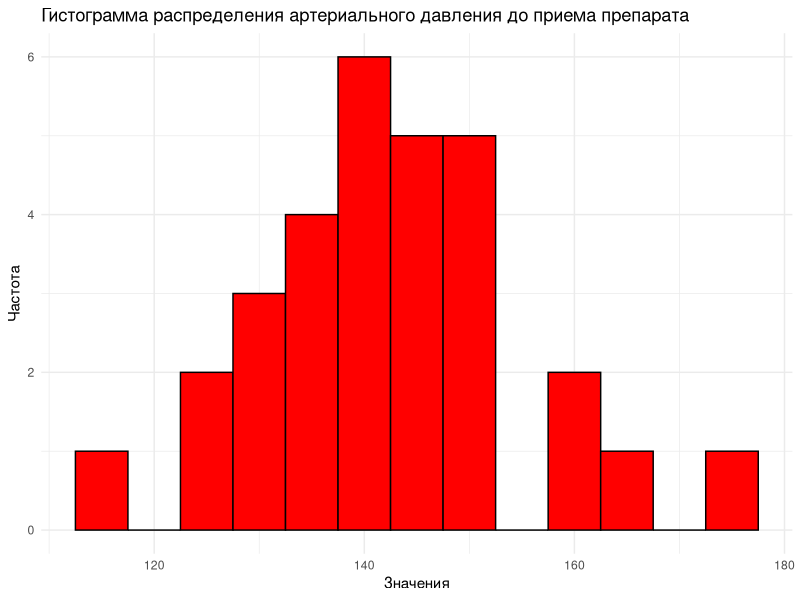
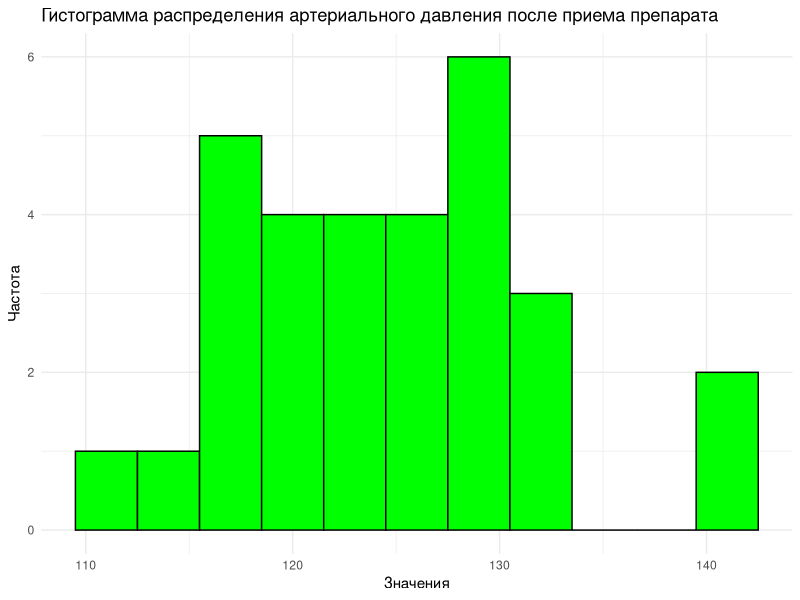
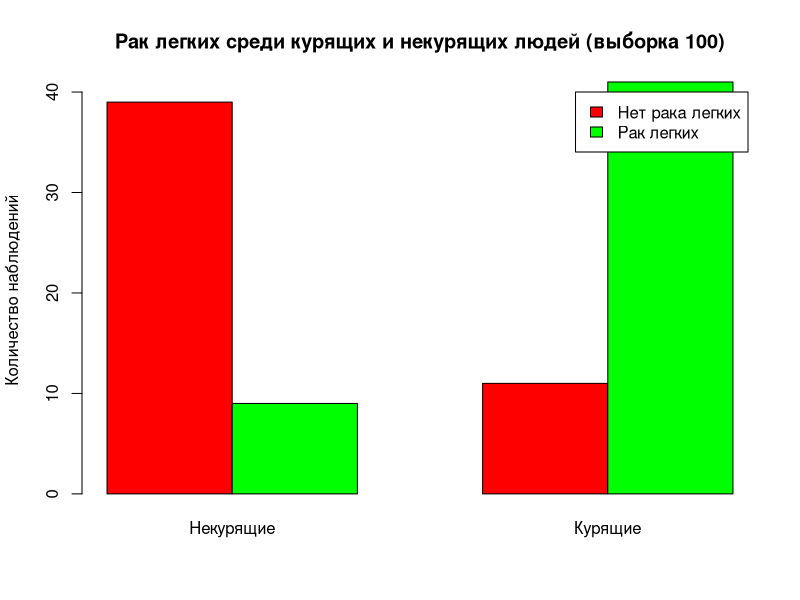
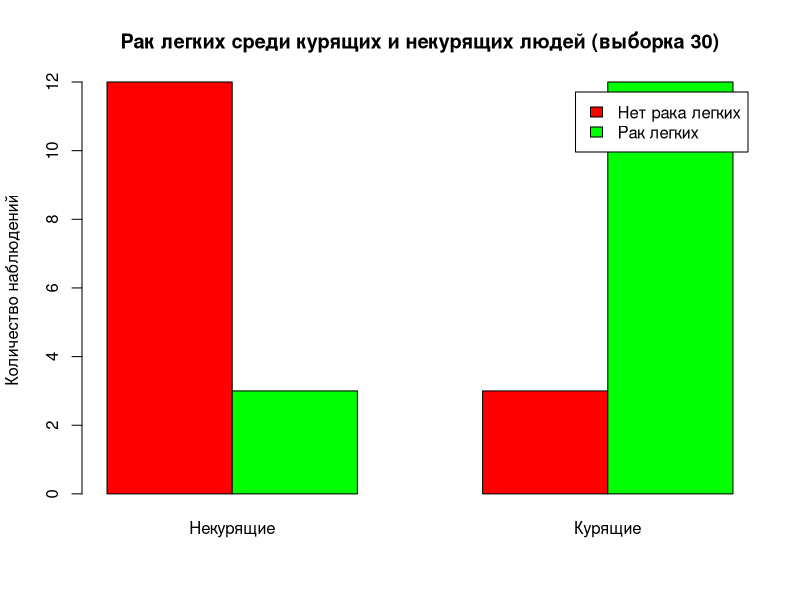
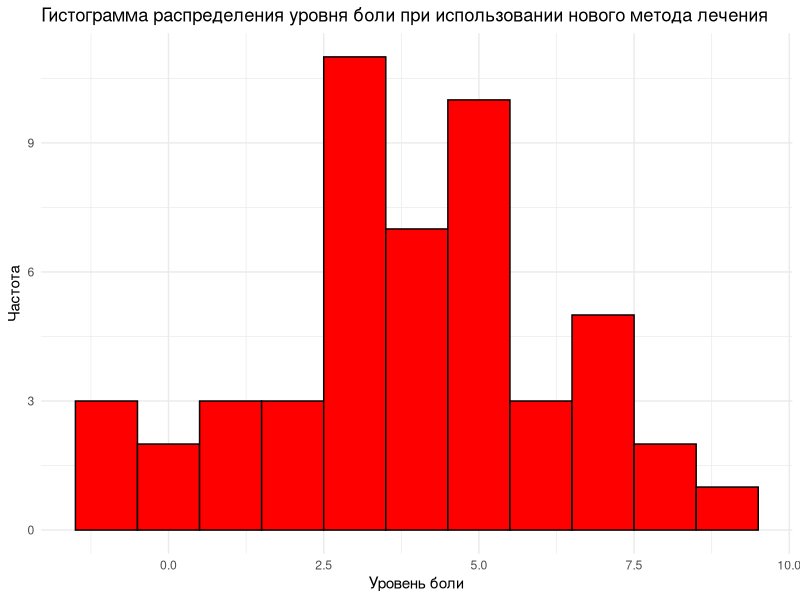
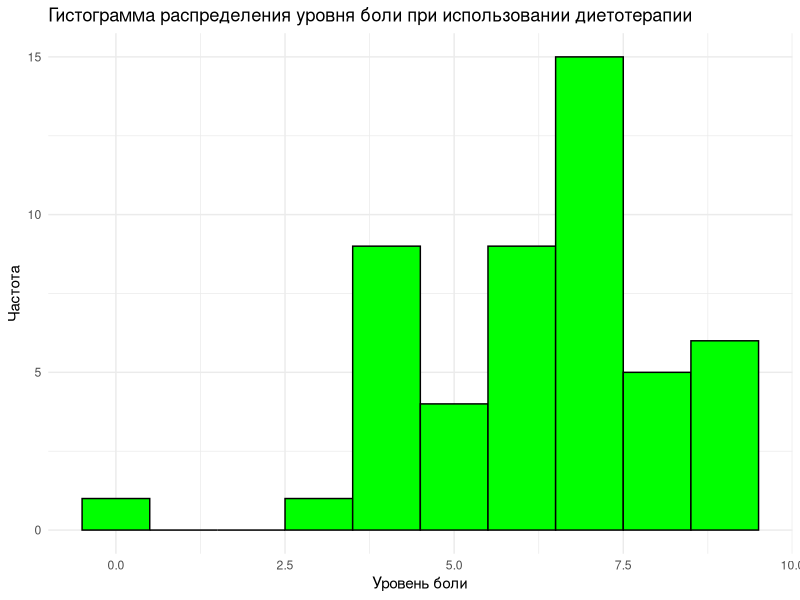
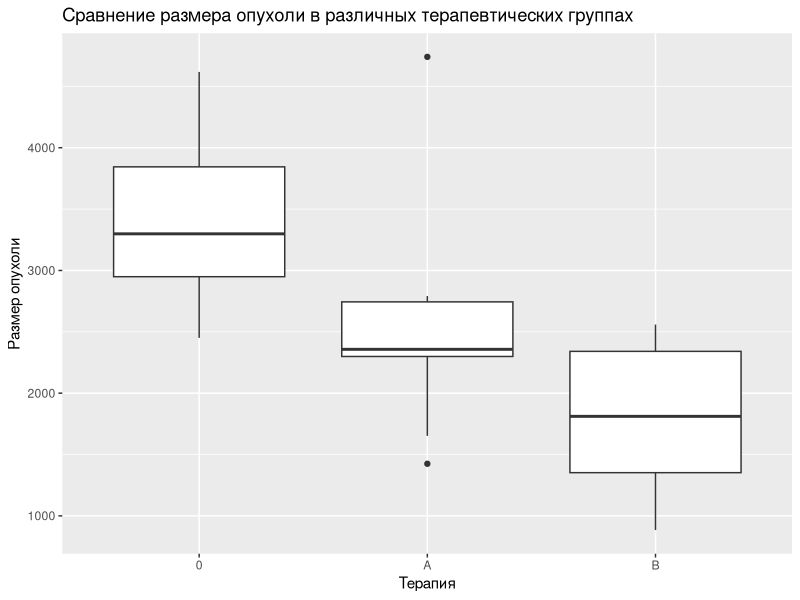

R code for these plots, in order:
## ---- chunk 1
# импортируем библиотеки
library(ggplot2)
library(tidyverse)
 library(car)
## ---- chunk 2
# Задаем seed
set.seed(12)

# Размер выборки
sample_size <- 30

# Среднее систолическое артериальное давление до и после приема препарата
mean_tension_before <- 145  
mean_tension_after <- 125  

# Генерируем данные из нормального распределения с заданным стандартным отклонением для до
sd_tension <- 14
tension_before <- rnorm(sample_size, mean_tension_before, sd_tension)

# Стандартное отклонение во второй выборке(после)
sd_tension_after <- 8
tension_after <- rnorm(sample_size, mean_tension_after, sd_tension_after)

# Объединяем в один датасет
tension <- data.frame(Tension_Before = tension_before,
                            Tension_After = tension_after)
# Выводим результат
head(tension)
## ---- chunk 3
# Визиализируем оценку распределения артериального давления до приема препарата для понимания распределение данных

ggplot(tension, aes(x = Tension_Before)) +
  geom_histogram(binwidth = 5,fill = "red", color = "black") +
  labs(title = "Гистограмма распределения артериального давления до приема препарата", x = "Значения", y = "Частота") +
  theme_minimal()
## ---- chunk 4
# Визиализируем оценку распределения артериального давления после приема препарата для понимания распределение данных

ggplot(tension, aes(x = Tension_After)) +
  geom_histogram(binwidth = 3, fill = "green", color = "black") +
  labs(title = "Гистограмма распределения артериального давления после приема препарата", x = "Значения", y = "Частота") +
  theme_minimal()
## ---- chunk 5
# Проводим тест Шапиро-Уилка на нормальность распределения
# H0 - распределение нормальное
# H1 - распределение отлично от нормального
# alpha = 0.05
shapiro.test(tension $Tension_Before)
shapiro.test(tension $Tension_After)
## ---- chunk 6
# Определяем средние значения для каждой выборки
mean(tension$Tension_Before)
mean(tension$TensionAfter)
# проводим парный t-test
t.test(tension$Tension_Before,tension$Tension_After, paired = TRUE)
## ---- chunk 7
# Расчет критического значения для нормального распределения, где степени свободы = 29 и alpha = 0.05
alpha = 0.05
qt(1 - alpha/2, df = 29)
## ---- chunk 8
# Размер первой выбороки
sample_size1 <- 100

# Создаем вектор курящих (1) и некурящих (0)
smoking <- rep(c(1, 0), each = (sample_size1 / 2))

# Генерируем данные для рака легких с заданной вероятностью
set.seed(13) 
cancer_and_smoking <- rbinom((sample_size1 / 2), 1, 0.8)
cancer_and_nonsmoking <- rbinom((sample_size1 / 2), 1, 0.2)

# Объединяем данные рака легких для курящих и некурящих
lung_cancer <- c(cancer_and_smoking, cancer_and_nonsmoking)

# Создаем фрейм данных
sample100 <- data.frame(Smoking = smoking,
                        LungCancer = lung_cancer)

# Смотрим результат
head(sample100)
## ---- chunk 9
# Размер второй выбороки
sample_size2 <- 30

# Создаем вектор курящих (1) и некурящих (0)
smoking <- rep(c(1, 0), each = (sample_size2 / 2))

# Генерируем данные для рака легких с заданной вероятностью
set.seed(1) 
cancer_and_smoking <- rbinom((sample_size2 / 2), 1, 0.8)
cancer_and_nonsmoking <- rbinom((sample_size2 / 2), 1, 0.2)

# Объединяем данные рака легких для курящих и некурящих
lung_cancer <- c(cancer_and_smoking, cancer_and_nonsmoking)

# Создаем фрейм данных
sample30 <- data.frame(Smoking = smoking,
                        LungCancer = lung_cancer)

# Смотрим результат
head(sample30)
## ---- chunk 10
# Визуализируем данные для первой выборки 
barplot(table(sample100$Smoking, sample100$LungCancer), beside = TRUE,
        col = c("red", "green"), legend = c("Нет рака легких", "Рак легких"),
        names.arg = c("Некурящие", "Курящие"), main = "Рак легких среди курящих и некурящих людей (выборка 100)",
        ylab = "Количество наблюдений")
## ---- chunk 11
# Визуализируем данные для второй выборки
barplot(table(sample30$Smoking, sample30$LungCancer), beside = TRUE,
        col = c("red", "green"), legend = c("Нет рака легких", "Рак легких"),
        names.arg = c("Некурящие", "Курящие"), main = "Рак легких среди курящих и некурящих людей (выборка 30)",
        ylab = "Количество наблюдений")
## ---- chunk 12
# Статистический тест для проверки гипотез на выбрке со 100 наблюдениями
# Таблица сопряженности для курящих и некурящих
contingency_table100 <- table(sample100$Smoking, sample100$LungCancer)

# Применяем точный тест Фишера
# в соответствии с формулировкой альтернативной гипотезы выбираем alternative = "greater" - одностороняя гипотеза
fisher_test_result100 <- fisher.test(contingency_table100, alternative = "greater")

# Выводим результаты теста
fisher_test_result100
## ---- chunk 13
# Аналогично  тест для выборки с 30 наблюдениями
contingency_table30 <- table(sample30$Smoking, sample30$LungCancer)

fisher_test_result30 <- fisher.test(contingency_table30, alternative = "greater")

fisher_test_result30
## ---- chunk 14
set.seed(42)
sample_size <- 50

# Средние и стандартные отклонения для каждой группы
mean_treatment <- 4
sd_treatment <- 2
mean_diet_therapy <- 6
sd_diet_therapy <- 2

# Генерируем выборки
treatment_group <- round(rnorm(sample_size, mean_treatment, sd_treatment))
diet_therapy_group <- round(rnorm(sample_size, mean_diet_therapy, sd_diet_therapy))

# Объединяем в один датасет
treatment <- data.frame(New_method = treatment_group,
                            Dietotherapy = diet_therapy_group)
# Смотрим на результат
head(treatment)
## ---- chunk 15
# визуальная оценка распределения уровня боли при использовании нового метода лечения  

ggplot(treatment, aes(x = New_method)) + 
            geom_histogram(binwidth = 1,fill = "red", color = "black") + 
            labs(title = "Гистограмма распределения уровня боли при использовании нового метода лечения", x = "Уровень боли", y = "Частота") + 
            theme_minimal() 
## ---- chunk 16
# визуальная оценка распределения уровня боли при использовании диетотерапии 

ggplot(treatment, aes(x = Dietotherapy)) + 
            geom_histogram(binwidth = 1,fill = "green", color = "black") + 
            labs(title = "Гистограмма распределения уровня боли при использовании диетотерапии", x = "Уровень боли", y = "Частота") + 
            theme_minimal() 
## ---- chunk 17
# тест Шапиро-Уилка на нормальность распределения 
# H0 - распределение нормальное 
# H1 - распределение отлично от нормального 
# alpha = 0.05

shapiro.test(treatment$New_method) 
shapiro.test(treatment$Dietotherapy)
## ---- chunk 18
# определяем средние значения для каждой выборки
mean(treatment$New_method)
mean(treatment$Dietotherapy)

# Проводим двухвыборочный двусторониий тест Манна-Уитни
wilcox.test(treatment$New_method, treatment$Dietotherapy)
## ---- chunk 19
# Создание датасета
tumor <- tibble(
  therapy = c(rep("0", 10), rep("A", 10), rep("B", 10)),
  value = c(rep(3213, 10), rep(2687, 10), rep(2423, 10))
) %>%
  mutate(therapy = factor(therapy, levels = c("0", "A", "B")))
tumor$value <- tumor$value + rnorm(30, 0, 760)
## ---- chunk 20
# Построение "ящиков с усами" для наглядности
ggplot(tumor, aes(x = therapy, y = value)) +
  geom_boxplot() +
  labs(x = "Терапия", y = "Размер опухоли") +
  ggtitle("Сравнение размера опухоли в различных терапевтических группах")
## ---- chunk 21
# Дисперсионный анализ
anova_result <- aov(value ~ therapy, data = tumor)
summary(anova_result)
## ---- chunk 22
# Выполнить тест Тьюки
tukey_result <- TukeyHSD(anova_result)

# Вывести результаты
print(tukey_result)
